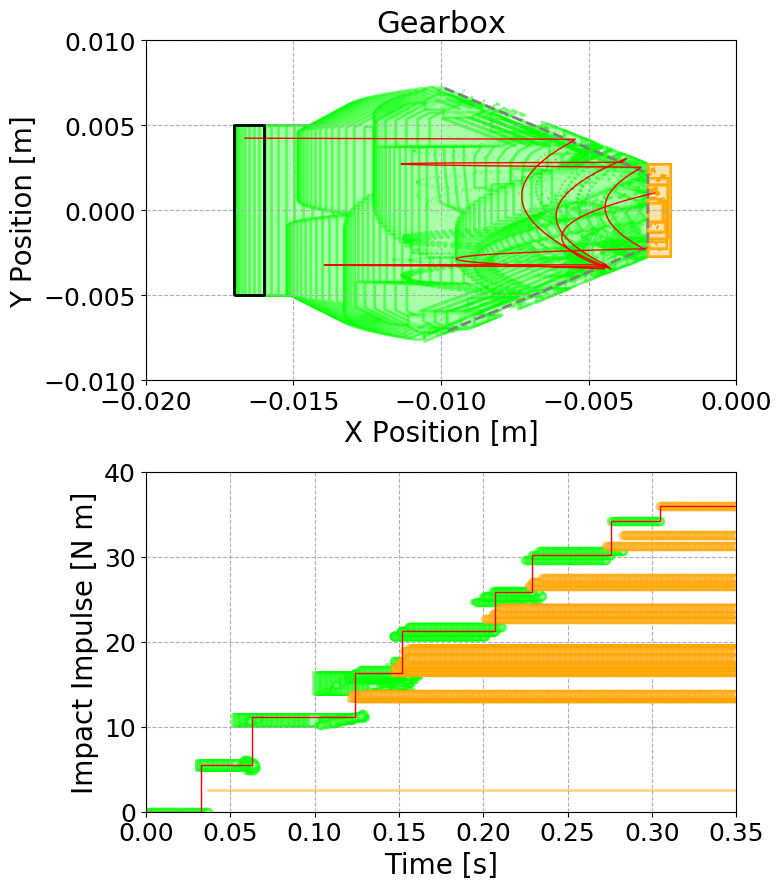

The script that drew this image:
'''
Gearbox benchmark from:
"Motor-Transmission Drive System: a Benchmark Example for Safety Verification"
by Hongxu Chen, Sayan Mitra and Guangyu Tian in ARCH 2015

This model was also used in ARCHCOMP-17 and 18.

This model shows how to use hylaa.symbolic to construct the dynamics and reset / guard conditions from 
string expressions.

Unique features:
- Performs both reachability analysis and simulation on the model
- Uses deaggregation to find worst-case meshing time and cumulative impulse force
- Concurrently creates two plots at once (x/y and impuse force/time)

Stanley Bak, Nov 2018
'''

import math

import numpy as np

from matplotlib import collections

from hylaa.hybrid_automaton import HybridAutomaton
from hylaa.settings import HylaaSettings, PlotSettings, LabelSettings
from hylaa.core import Core
from hylaa.stateset import StateSet
from hylaa import lputil, aggstrat, symbolic
from hylaa.aggstrat import Aggregated

from gearbox_sim import get_worst_case_sim

def make_automaton(theta_deg, maxi=20):
    'make the hybrid automaton'

    ha = HybridAutomaton('Gearbox')

    # variables
    variables = ["px", "py", "vx", "vy", "I"]
    derivatives = ["vx", "vy", "Fs/ms", "-Rs*Tf/Jg2", "0"]

    constant_dict = {
        "zeta": 0.9,
        "ms": 3.4,
        "mg2": 18.1,
        "Jg2": 0.7,
        "Rs": 0.08,
        "theta": theta_deg * math.pi / 180, #0.628318530717959,
        "deltap": -0.003,
        "Fs": 70,
        "Tf": 1
        }

    ############## Modes ##############
    move_free = ha.new_mode('move_free')
    #
    a_mat = symbolic.make_dynamics_mat(variables, derivatives, constant_dict, has_affine_variable=True)
    move_free.set_dynamics(a_mat)

    invariant = f"px<=deltap & py<=-px*0.726542528005361 & py>=px*0.726542528005361 & I <= {maxi}"
    mat, rhs = symbolic.make_condition(variables, invariant.split('&'), constant_dict, has_affine_variable=True)
    move_free.set_invariant(mat, rhs)

    meshed = ha.new_mode('meshed')
    a_mat = np.zeros((6, 6))
    meshed.set_dynamics(a_mat)

    # error mode
    error = ha.new_mode('error')

    ############## Cyclic Transitions ##############
    # t1
    t1 = ha.new_transition(move_free, move_free, "t1")
    t1_guard = "py>=-px*0.726542528005361 & vx*0.587785252292473+vy*0.809016994374947>=0 & px <= deltap"
    mat, rhs = symbolic.make_condition(variables, t1_guard.split('&'), constant_dict, has_affine_variable=True)
    t1.set_guard(mat, rhs)

    # projection of a point onto a plane
    # if <x, y> is the point and <nx, ny> is the normal to the plane with mag 1
    # proj = <x, y> - (<x, y> dot <nx, ny>) * <nx, ny>
    nx = math.cos(math.pi / 2 - constant_dict['theta'])
    ny = math.sin(math.pi / 2 - constant_dict['theta'])

    i_reset = "I+(vx*0.587785252292473+vy*0.809016994374947)*(zeta+1)*ms*mg2/(ms*(0.809016994374947*0.809016994374947)+mg2*(0.587785252292473*0.587785252292473))" 
    resets = [f"px - (px*{nx} + py*{ny}) * {nx}",
              f"py - (px*{nx} + py*{ny}) * {ny}",
              "(vx*(ms*0.809016994374947*0.809016994374947-mg2*zeta*0.587785252292473*0.587785252292473)+vy*(-(zeta+1)*mg2*0.587785252292473*0.809016994374947))/(ms*(0.809016994374947*0.809016994374947)+mg2*(0.587785252292473*0.587785252292473))", 
              "(vx*(-(zeta+1)*ms*0.587785252292473*0.809016994374947)+vy*(mg2*0.587785252292473*0.587785252292473-ms*zeta*0.809016994374947*0.809016994374947))/(ms*(0.809016994374947*0.809016994374947)+mg2*(0.587785252292473*0.587785252292473))", 
              i_reset]
    reset_mat = symbolic.make_reset_mat(variables, resets, constant_dict, has_affine_variable=True)
    t1.set_reset(reset_mat)

    # T1 to error mode
    t1_to_error = ha.new_transition(move_free, error, "t1_to_error")
    guard = f"{t1_guard} & {i_reset}>={maxi}"
    mat, rhs = symbolic.make_condition(variables, guard.split('&'), constant_dict, has_affine_variable=True)
    t1_to_error.set_guard(mat, rhs)
    t1_to_error.set_reset(reset_mat)

    # t2
    t2 = ha.new_transition(move_free, move_free, "t2")
    t2_guard = "py<=px*0.726542528005361 & vx*0.587785252292473-vy*0.809016994374947>=0 & px <= deltap"
    mat, rhs = symbolic.make_condition(variables, t2_guard.split('&'), constant_dict, has_affine_variable=True)
    t2.set_guard(mat, rhs)

    ny = -ny

    i_reset = "I+(vx*0.587785252292473-vy*0.809016994374947)*(zeta+1)*ms*mg2/(ms*(0.809016994374947*0.809016994374947)+mg2*(0.587785252292473*0.587785252292473))"
    resets = [f"px - (px*{nx} + py*{ny}) * {nx}",
              f"py - (px*{nx} + py*{ny}) * {ny}",
              "(vx*(ms*0.809016994374947*0.809016994374947-mg2*zeta*0.587785252292473*0.587785252292473)+vy*((zeta+1)*mg2*0.587785252292473*0.809016994374947))/(ms*(0.809016994374947*0.809016994374947)+mg2*(0.587785252292473*0.587785252292473))",
              "(vx*((zeta+1)*ms*0.587785252292473*0.809016994374947)+vy*(mg2*0.587785252292473*0.587785252292473-ms*zeta*0.809016994374947*0.809016994374947))/(ms*(0.809016994374947*0.809016994374947)+mg2*(0.587785252292473*0.587785252292473))",
              i_reset]
    reset_mat = symbolic.make_reset_mat(variables, resets, constant_dict, has_affine_variable=True)
    t2.set_reset(reset_mat)

    # T2 to error mode
    t2_to_error = ha.new_transition(move_free, error, "t2_to_error")
    guard = f"{t2_guard} & {i_reset}>={maxi}"
    mat, rhs = symbolic.make_condition(variables, guard.split('&'), constant_dict, has_affine_variable=True)
    t2_to_error.set_guard(mat, rhs)
    t2_to_error.set_reset(reset_mat)

    #### transitions to meshed

    guards = ["px >= deltap & vx >= 0 & vy >= 0",
              "px >= deltap & vx >= 0 & vy <= 0",
              "px >= deltap & vx <= 0 & vy >= 0",
              "px >= deltap & vx <= 0 & vy <= 0"]

    i_resets = ["I+ms*vx+ms*vy", "I+ms*vx-ms*vy", "I-ms*vx+ms*vy", "I-ms*vx-ms*vy"]

    for i, (guard, i_reset) in enumerate(zip(guards, i_resets)):
        t3 = ha.new_transition(move_free, meshed, f"meshed_{i}")

        t3_guard = guard + f" & I <= {maxi}"
        mat, rhs = symbolic.make_condition(variables, t3_guard.split('&'), constant_dict, has_affine_variable=True)
        t3.set_guard(mat, rhs)

        resets = [f"px",
                  f"py",
                  "0",
                  "0",
                  i_reset]
        reset_mat = symbolic.make_reset_mat(variables, resets, constant_dict, has_affine_variable=True)
        t3.set_reset(reset_mat)

        # T3 to error mode
        t3_to_error = ha.new_transition(move_free, error, f"t3_to_error_{i}")
        t3_err_guard = guard + f" & I >= {maxi}"
        mat, rhs = symbolic.make_condition(variables, t3_err_guard.split('&'), constant_dict, has_affine_variable=True)
        t3_to_error.set_guard(mat, rhs)
            
    return ha

def make_init(ha, box):
    'make the initial states'

    mode = ha.modes['move_free']
    # px==-0.0165 & py==0.003 & vx==0 & vy==0 & I==0 & affine==1.0
    init_lpi = lputil.from_box(box, mode)

    
    #init_lpi = lputil.from_box([(-0.02, -0.02), (-0.005, -0.003), (0, 0), (0, 0), (0, 0), (1.0, 1.0)], mode)
    #start = [-0.02, -0.004213714568273684, 0.0, 0.0, 0.0, 1.0]
    #tol = 1e-7
    #init_lpi = lputil.from_box([(x - tol, x + tol) if i < 2 else (x, x) for i, x in enumerate(start)], mode)

    init_list = [StateSet(init_lpi, mode)]

    # why does 0.003-0.005 reach an error with i=30 for roots first but not leaves first?
 
    return init_list

def make_settings(theta_deg, box, tmax):
    'make the reachability settings object'

    # see hylaa.settings for a list of reachability settings
    settings = HylaaSettings(0.001, tmax) # step: 0.001, bound: 0.35

    #settings.stop_on_aggregated_error = False

    settings.skip_zero_dynamics_modes = False
    
    #settings.aggstrat = MyAggergated()
    settings.aggstrat.deaggregate = True # use deaggregation
    settings.aggstrat.deagg_preference = Aggregated.DEAGG_LEAVES_FIRST

    settings.stdout = HylaaSettings.STDOUT_VERBOSE

    #settings.plot.plot_mode = PlotSettings.PLOT_IMAGE #INTERACTIVE
    #settings.plot.filename = "gearbox.png"
    settings.plot.plot_mode = PlotSettings.PLOT_NONE
    settings.plot.plot_size = (8, 9)

    settings.plot.xdim_dir = 0
    settings.plot.ydim_dir = 1

    settings.plot.xdim_dir = [0, None]
    settings.plot.ydim_dir = [1, 4]
    settings.plot.label = [LabelSettings(), LabelSettings()]

    settings.plot.label[0].title = "Gearbox"
    settings.plot.label[0].title_size = 22
    
    #settings.plot.label.axes_limits = [-0.02, 0, -0.008, 0.004]
    settings.plot.label[0].axes_limits = [-0.02, 0, -0.01, 0.01]
    settings.plot.label[0].x_label = "X Position [m]"
    settings.plot.label[0].y_label = "Y Position [m]"
    settings.plot.label[0].label_size = 20

    settings.plot.label[1].axes_limits = [0.0, 0.35, 0.0, 40.0]
    settings.plot.label[1].x_label = "Time [s]"
    settings.plot.label[1].y_label = "Impact Impulse [N m]"
    settings.plot.label[1].label_size = 20

    lines = []

    # add coords
    theta = theta_deg * math.pi / 180
    deltap = 0.003
    b = 0.01
    
    y = deltap * math.tan(theta)
    x = b / (2 * math.tan(theta))

    p1 = (-x - deltap, y + b / 2)
    p2 = (-deltap, y)
    p3 = (-deltap, -y)
    p4 = (-x - deltap, -y - b / 2)
    
    lines.append([p1, p2, p3, p4])

    line_col = collections.LineCollection(lines, animated=True, colors=('gray'), linewidths=(2), linestyle='dashed')

    verts = [[box[0][0], box[1][0]], [box[0][1], box[1][0]], [box[0][1], box[1][1]], [box[0][0], box[1][1]]]

    poly_col = collections.PolyCollection([verts], animated=True, edgecolor=None, facecolor=(0., 1.0, 0., 0.5))

    settings.plot.extra_collections = [[line_col, poly_col], []]

    return settings

def run_hylaa(is_sim=False, tmax=0.1):
    'main entry point'

    theta_deg = 36
    maxi = 60

    ha = make_automaton(theta_deg, maxi)

    box = [(-0.017, -0.016), (-0.005, 0.005), (0, 0), (0, 0), (0, 0), (1.0, 1.0)]

    settings = make_settings(theta_deg, box, tmax)

    if not is_sim:
        # add the worst-case sim on top
        plot1_sim, plot2_sim = get_worst_case_sim()

        plot1_lc = collections.LineCollection([plot1_sim], animated=True, colors=('red'), linewidths=(1), zorder=6)
        settings.plot.extra_collections[0].append(plot1_lc)

        box_pts = [(box[0][0], box[1][0]), (box[0][1], box[1][0]), (box[0][1], box[1][1]), (box[0][0], box[1][1]),
                   (box[0][0], box[1][0])]
        plot1_box = collections.LineCollection([box_pts], animated=True, colors=('black'), linewidths=2, zorder=6)
        settings.plot.extra_collections[0].append(plot1_box)

        plot2_lc = collections.LineCollection([plot2_sim], animated=True, colors=('red'), linewidths=(1), zorder=6)
        settings.plot.extra_collections[1].append(plot2_lc)

        settings.plot.filename = "gearbox.png"
        settings.plot.plot_mode = PlotSettings.PLOT_IMAGE

        # settings for tiem measurements
        #settings.plot.plot_mode = PlotSettings.PLOT_NONE
        #settings.stdout = HylaaSettings.STDOUT_NORMAL
        #settings.skip_zero_dynamics_modes = True
        
        result = Core(ha, settings).run(make_init(ha, box))

        if result.counterexample:
            print(f"counterexample start: {result.counterexample[0].start}")
    else:
        init_mode = ha.modes['move_free']
        settings.aggstrat.sim_avoid_modes.append('meshed')
        settings.plot.sim_line_width = 1.0
        settings.plot.filename = "gearbox_sim.png"
        #settings.plot.filename = "gearbox_sim.mp4"

        settings.plot.plot_mode = PlotSettings.PLOT_IMAGE

        settings.random_seed = 0 # 1 for 100 sims no worst-case
        result = Core(ha, settings).simulate(init_mode, box, [84, 85]) # was 100
        #[84, 85] [18. 19]

        # plot -> segment -> sim_id -> list_of_points
        #print(f"sim_lines len: {len(result.sim_lines)}")
        #print(f"sim_lines[0] len: {len(result.sim_lines[0])}")
        #print(f"sim_lines[0][0] len: {len(result.sim_lines[0][0])}\n")
        #print(f"sim_lines[0][0][0] len: {len(result.sim_lines[0][0][0])}\n")

        # this code prints out one counterexample simulation to the terminal
        if False:
            sim_lines = result.sim_lines

            for plot in [0, 1]:
                for segment in sim_lines[plot]:
                    sim_id = 0

                    for line in segment[sim_id]:
                        print(f"pts.append({line})")

                print("\n")

        #print(f"sim_lines[0][0][0][0]: {result.sim_lines[0][0][0][0]}")
        #print(f"sim_lines[0][0][0][1]: {result.sim_lines[0][0][0][1]}")
        #print(f"sim_lines[1][0][0][0]: {result.sim_lines[1][0][0][0]}")

if __name__ == "__main__":
    tmax = 0.35 # 0.35
    
    run_hylaa(is_sim=False, tmax=tmax)
    #run_hylaa(is_sim=True, tmax=tmax)
